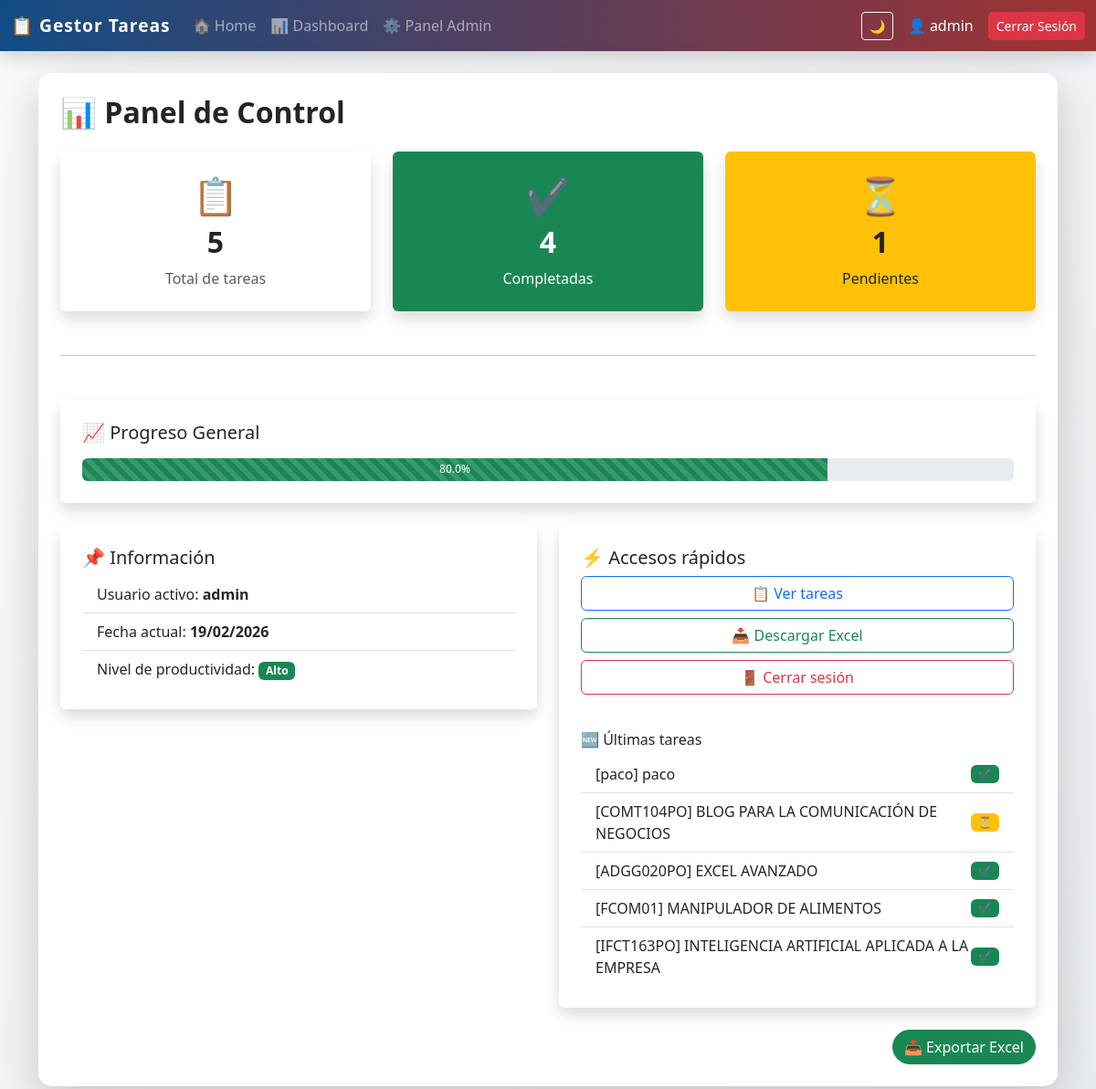
/dashboard (signed in), run on an earlier commit of the app's database.
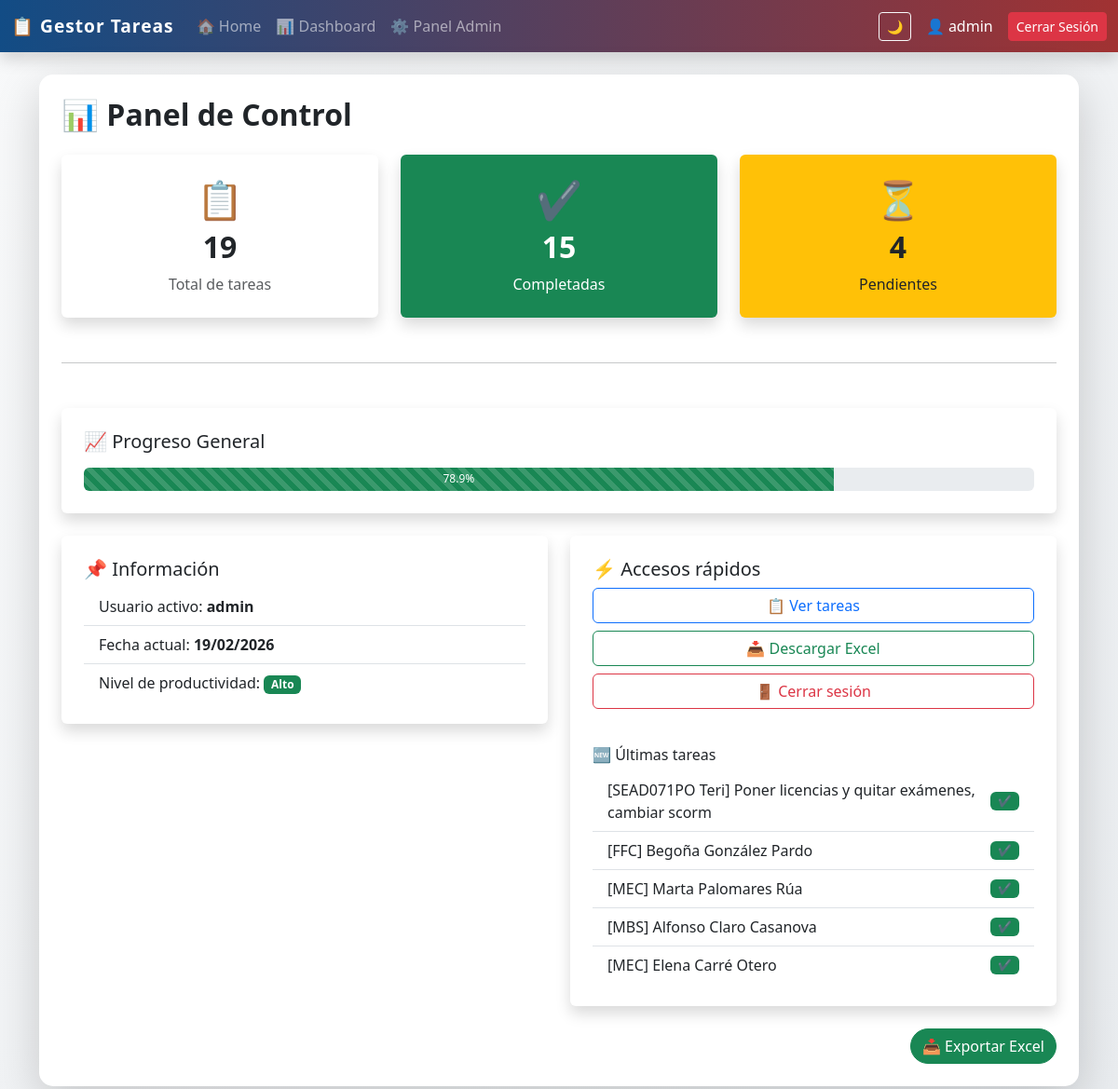
And on a later commit of the database.
### tables this page shows
CREATE TABLE tareas (
            id INTEGER PRIMARY KEY AUTOINCREMENT,
            descripcion TEXT NOT NULL,
            categoria TEXT,
            fecha TEXT,
            completada INTEGER DEFAULT 0,
            codigo TEXT,
            usuario_id INTEGER,
            FOREIGN KEY (usuario_id) REFERENCES usuarios(id)
        );

### app_web.py (the view, shortened to what this page needs)
@app.route("/dashboard")
@login_required
def dashboard():
    user_id = session.get("user_id")
    es_admin = session.get("es_admin")
    conn = get_connection()
    cursor = conn.cursor()
    if es_admin == 1:
        cursor.execute("SELECT COUNT(*) as total FROM tareas")
        total = cursor.fetchone()["total"]
        cursor.execute("SELECT COUNT(*) as completadas FROM tareas WHERE completada = 1")
        completadas = cursor.fetchone()["completadas"]
        cursor.execute("SELECT * FROM tareas ORDER BY id DESC LIMIT 5")
        ultimas_tareas = cursor.fetchall()
    pendientes = total - completadas
    porcentaje = round((completadas / total) * 100, 1) if total > 0 else 0
    if porcentaje > 70:
        nivel, color_nivel = "Alto", "success"
    elif porcentaje > 40:
        nivel, color_nivel = "Medio", "warning"
    else:
        nivel, color_nivel = "Bajo", "danger"
    fecha_actual = datetime.now().strftime("%d/%m/%Y")
    conn.close()
    return render_template("dashboard.html",
                           total=total,
                           completadas=completadas,
                           pendientes=pendientes,
                           porcentaje=porcentaje,
                           nivel=nivel,
                           color_nivel=color_nivel,
                           fecha_actual=fecha_actual,
                           ultimas_tareas=ultimas_tareas)

### app_web.py (called while the page is built)
def get_connection():
    conn = sqlite3.connect(DB_NAME)
    conn.row_factory = sqlite3.Row
    return conn

def login_required(f):
    @wraps(f)
    def decorated_function(*args, **kwargs):
        if "user_id" not in session:
            return redirect(url_for("login"))
        return f(*args, **kwargs)
    return decorated_function

### templates/dashboard.html
{% extends "base.html" %}
{% block content %}
<h2 class="mb-4 fw-bold">📊 Panel de Control</h2>
<div class="row g-4">
    <div class="col-md-4">
        <div class="card shadow border-0 text-center p-4">
            <div class="display-6">📋</div>
            <h2 class="fw-bold mt-2">{{ total }}</h2>
            <p class="text-muted mb-0">Total de tareas</p>
        </div>
    </div>
    <div class="col-md-4">
        <div class="card shadow border-0 text-center p-4 bg-success text-white">
            <div class="display-6">✔</div>
            <h2 class="fw-bold mt-2">{{ completadas }}</h2>
            <p class="mb-0">Completadas</p>
        </div>
    </div>
    <div class="col-md-4">
        <div class="card shadow border-0 text-center p-4 bg-warning">
            <div class="display-6">⏳</div>
            <h2 class="fw-bold mt-2">{{ pendientes }}</h2>
            <p class="mb-0">Pendientes</p>
        </div>
    </div>
</div>
<hr class="my-5">
<div class="card shadow border-0 p-4 mb-4">
    <h5 class="mb-3">📈 Progreso General</h5>
    <div class="progress" style="height: 25px;">
        <div class="progress-bar bg-success progress-bar-striped progress-bar-animated"
             role="progressbar"
             style="width: {{ porcentaje }}%">
            {{ porcentaje }}%
        </div>
    </div>
</div>
<div class="row g-4">
    <div class="col-md-6">
        <div class="card shadow border-0 p-4">
            <h5>📌 Información</h5>
            <ul class="list-group list-group-flush">
                <li class="list-group-item">
                    Usuario activo: <strong>{{ session['user'] }}</strong>
                </li>
                <li class="list-group-item">
                    Fecha actual: <strong>{{ fecha_actual }}</strong>
                </li>
                <li class="list-group-item">
                    Nivel de productividad:
                    <span class="badge bg-{{ color_nivel }}">
                        {{ nivel }}
                    </span>
                </li>
            </ul>
        </div>
    </div>
    <div class="col-md-6">
        <div class="card shadow border-0 p-4">
            <h5>⚡ Accesos rápidos</h5>
            <div class="d-grid gap-2 mb-3">
                <a href="/" class="btn btn-outline-primary">
                    📋 Ver tareas
                </a>
                <a href="/exportar" class="btn btn-outline-success">
                    📥 Descargar Excel
                </a>
                <a href="/logout" class="btn btn-outline-danger">
                    🚪 Cerrar sesión
                </a>
            </div>
            <h6 class="mt-4 mb-2">🆕 Últimas tareas</h6>
            <ul class="list-group list-group-flush">
                {% for tarea in ultimas_tareas %}
                <li class="list-group-item d-flex justify-content-between align-items-center">
                    <span>
                        [{{ tarea[5] if tarea|length > 5 else '-' }}] {{ tarea[1] }}
                    </span>
                    {% if tarea[4] == 1 %}
                        <span class="badge bg-success">✔</span>
                    {% else %}
                        <span class="badge bg-warning text-dark">⏳</span>
                    {% endif %}
                </li>
                {% endfor %}
            </ul>
        </div>
    </div>
</div>
{% endblock %}

What changed in the data, as far as the page shows it:
removed tareas: codigo "paco", descripcion "paco"
removed tareas: codigo "COMT104PO", descripcion "BLOG PARA LA COMUNICACIÓN DE NEGOCIOS"
removed tareas: codigo "ADGG020PO", descripcion "EXCEL AVANZADO"
no longer on this page (row edited): tareas: codigo "FCOM01", descripcion "MANIPULADOR DE ALIMENTOS"
no longer on this page (row edited): tareas: codigo "IFCT163PO", descripcion "INTELIGENCIA ARTIFICIAL APLICADA A LA EMPRESA"
added tareas: codigo "SEAD071PO Teri", descripcion "Poner licencias y quitar exámenes, cambiar scorm"
added tareas: codigo "FFC", descripcion "Begoña González Pardo"
added tareas: codigo "MEC", descripcion "Marta Palomares Rúa"
added tareas: codigo "MBS", descripcion "Alfonso Claro Casanova"
added tareas: codigo "MEC", descripcion "Elena Carré Otero"
Also different on the page:
{{ total }}: "5" → "19"
{{ completadas }}: "4" → "15"
{{ pendientes }}: "1" → "4"
{{ porcentaje }}: 80.0 → 78.9 (drawn)
{{ porcentaje }}: "80.0" → "78.9"
